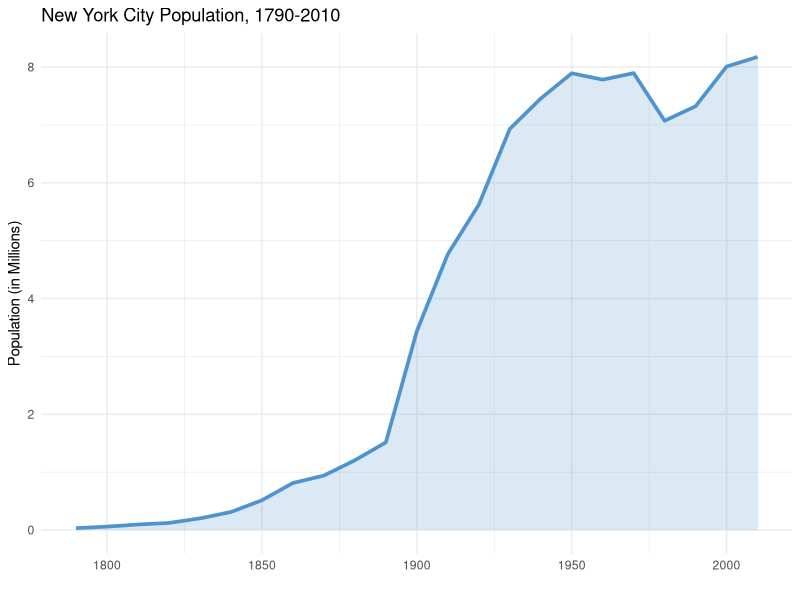
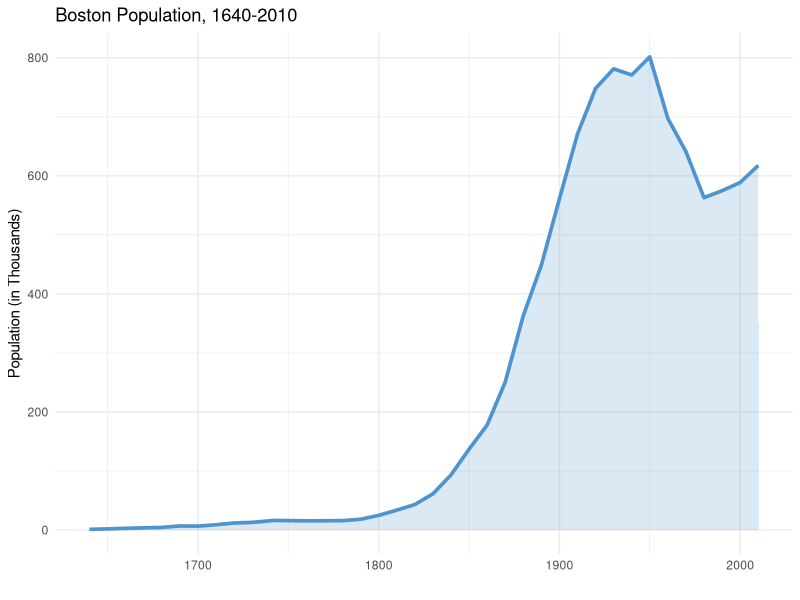
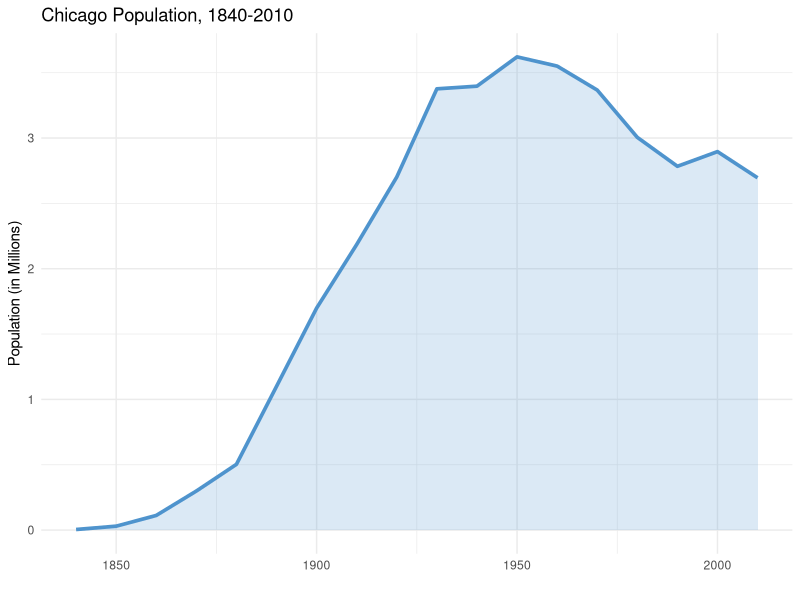
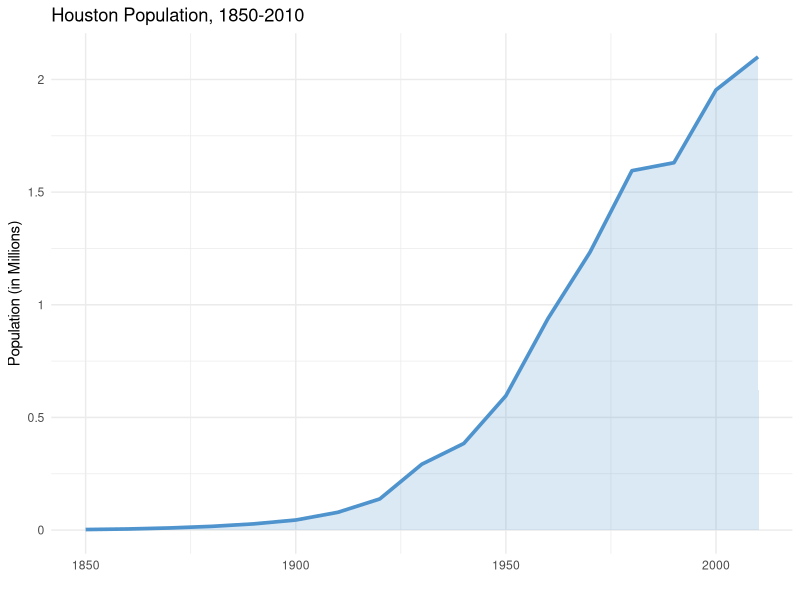
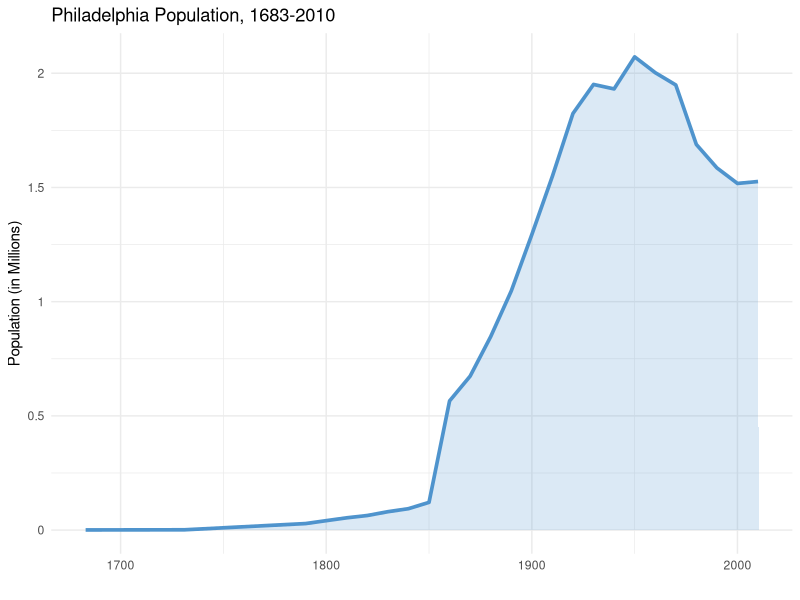
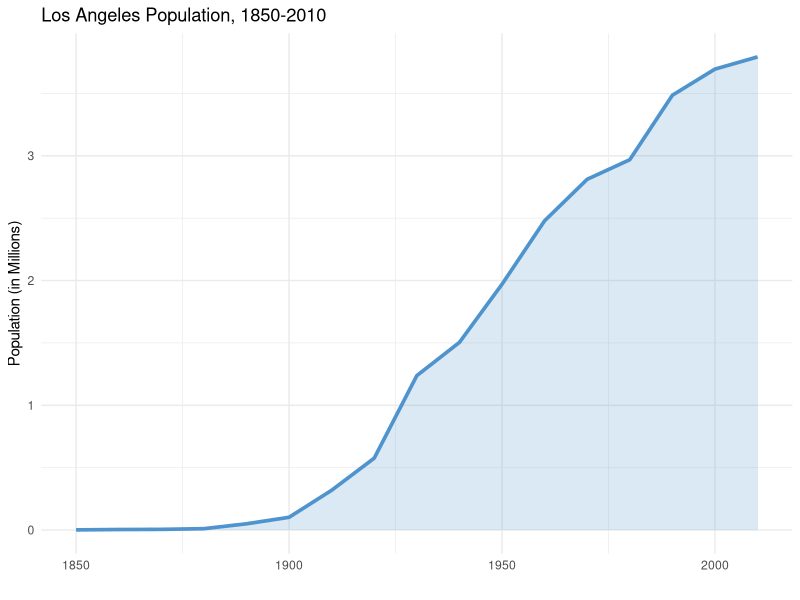
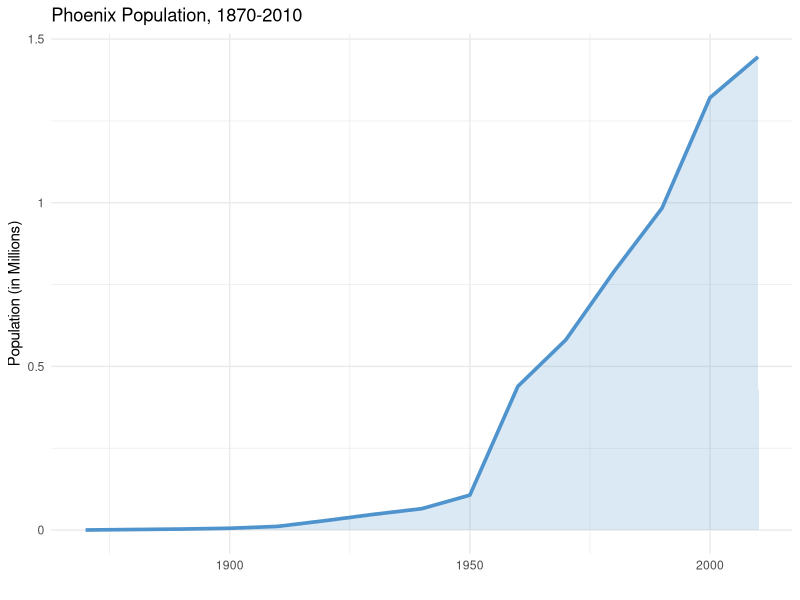
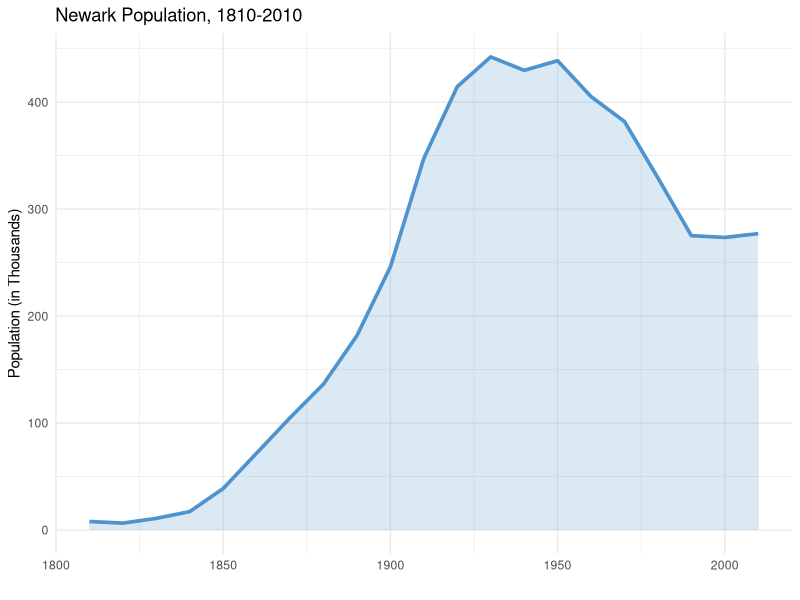

Write R code to recreate these figures, in order.
## ---- chunk 1

library(tidyverse)

## ---- chunk 2

populations = readxl::read_xlsx("./data/population_data.xlsx") %>% 
  mutate(
    year = lubridate::ymd(year, truncated = 2L)
  )

## ---- chunk 3

## New York City
populations %>% 
  filter(city %in% "nyc") %>% 
  ggplot(aes(x = year, y = population)) + geom_line(color = "steelblue3", size = 1.25) +
  geom_area(fill = "steelblue3", alpha = 0.2) +
  theme_minimal() +
  scale_y_continuous(breaks = seq(0e6, 8e6, 2e6), labels = c("0", "2", "4", "6", "8")) +
  labs(
    x = "",
    y = "Population (in Millions)",
    title = "New York City Population, 1790-2010"
  )

## Boston
populations %>% 
  filter(city %in% "boston") %>% 
  ggplot(aes(x = year, y = population)) + geom_line(color = "steelblue3", size = 1.25) +
  geom_area(fill = "steelblue3", alpha = 0.2) +
  theme_minimal() +
  scale_y_continuous(breaks = seq(0e5, 8e5, 2e5), labels = c("0", "200", "400", "600", "800")) +
  labs(
    x = "",
    y = "Population (in Thousands)",
    title = "Boston Population, 1640-2010"
  )

## Chicago
populations %>% 
  filter(city %in% "chicago") %>% 
  ggplot(aes(x = year, y = population)) + geom_line(color = "steelblue3", size = 1.25) +
  geom_area(fill = "steelblue3", alpha = 0.2) +
  theme_minimal() +
  scale_y_continuous(breaks = seq(0e6, 3e6, 1e6), labels = c("0", "1", "2", "3")) +
  labs(
    x = "",
    y = "Population (in Millions)",
    title = "Chicago Population, 1840-2010"
  )

## Houston
populations %>% 
  filter(city %in% "houston") %>% 
  ggplot(aes(x = year, y = population)) + geom_line(color = "steelblue3", size = 1.25) +
  geom_area(fill = "steelblue3", alpha = 0.2) +
  theme_minimal() +
  scale_y_continuous(breaks = seq(0e6, 2e6, 5e5), labels = c("0", "0.5", "1", "1.5", "2")) +
  labs(
    x = "",
    y = "Population (in Millions)",
    title = "Houston Population, 1850-2010"
  )

## Philadelphia
populations %>% 
  filter(city %in% "philadelphia") %>% 
  ggplot(aes(x = year, y = population)) + geom_line(color = "steelblue3", size = 1.25) +
  geom_area(fill = "steelblue3", alpha = 0.2) +
  theme_minimal() +
  scale_y_continuous(breaks = seq(0e6, 2e6, 5e5), labels = c("0", "0.5", "1", "1.5", "2")) +
  labs(
    x = "",
    y = "Population (in Millions)",
    title = "Philadelphia Population, 1683-2010"
  )

## Los Angeles
populations %>% 
  filter(city %in% "la") %>% 
  ggplot(aes(x = year, y = population)) + geom_line(color = "steelblue3", size = 1.25) +
  geom_area(fill = "steelblue3", alpha = 0.2) +
  theme_minimal() +
  scale_y_continuous(breaks = seq(0e6, 3e6, 1e6), labels = c("0", "1", "2", "3")) +
  labs(
    x = "",
    y = "Population (in Millions)",
    title = "Los Angeles Population, 1850-2010"
  )

## Phoenix
populations %>% 
  filter(city %in% "phoenix") %>% 
  ggplot(aes(x = year, y = population)) + geom_line(color = "steelblue3", size = 1.25) +
  geom_area(fill = "steelblue3", alpha = 0.2) +
  theme_minimal() +
  scale_y_continuous(breaks = seq(0e6, 1.5e6, 5e5), labels = c("0", "0.5", "1", "1.5")) +
  labs(
    x = "",
    y = "Population (in Millions)",
    title = "Phoenix Population, 1870-2010"
  )

## Newark
populations %>% 
  filter(city %in% "newark") %>% 
  ggplot(aes(x = year, y = population)) + geom_line(color = "steelblue3", size = 1.25) +
  geom_area(fill = "steelblue3", alpha = 0.2) +
  theme_minimal() +
  scale_y_continuous(breaks = seq(0e5, 4e5, 1e5), labels = c("0", "100", "200", "300", "400")) +
  labs(
    x = "",
    y = "Population (in Thousands)",
    title = "Newark Population, 1810-2010"
  )

## San Francisco
populations %>% 
  filter(city %in% "san francisco") %>% 
  ggplot(aes(x = year, y = population)) + geom_line(color = "steelblue3", size = 1.25) +
  geom_area(fill = "steelblue3", alpha = 0.2) +
  theme_minimal() +
  scale_y_continuous(breaks = seq(0e5, 8e5, 2e5), labels = c("0", "200", "400", "600", "800")) +
  labs(
    x = "",
    y = "Population (in Thousands)",
    title = "San Francisco Population, 1848-2010"
  )

## Seattle
populations %>% 
  filter(city %in% "seattle") %>% 
  ggplot(aes(x = year, y = population)) + geom_line(color = "steelblue3", size = 1.25) +
  geom_area(fill = "steelblue3", alpha = 0.2) +
  theme_minimal() +
  scale_y_continuous(breaks = seq(0e5, 6e5, 2e5), labels = c("0", "200", "400", "600")) +
  labs(
    x = "",
    y = "Population (in Thousands)",
    title = "Seattle Population, 1860-2010"
  )

